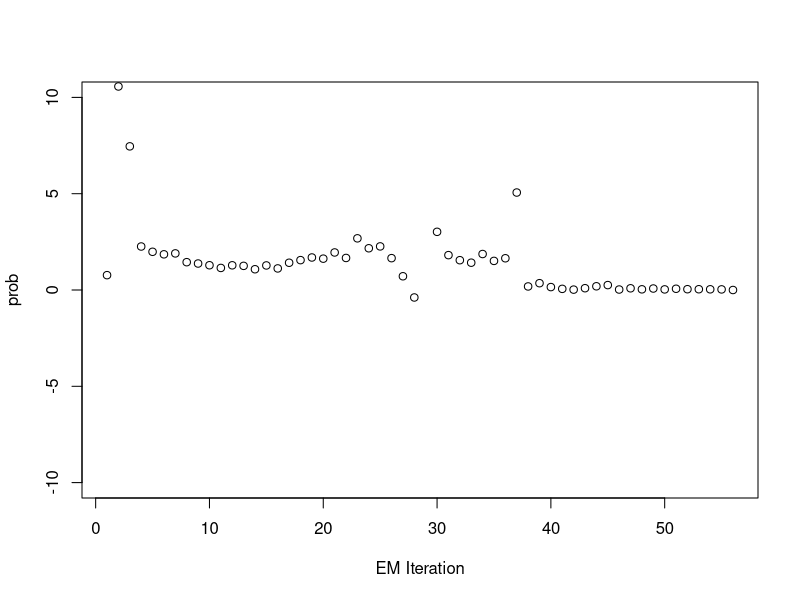

Recreate this plot in R.

#
# Implementation of EM Algorithm, per documentation here: https://github.com/ihh/noisy-logit/blob/master/paper.pdf
# Katrina Kalantar
# September 12, 2018
#

library('e1071')                                        # contains sigmoid function
library("mlbench")                                      # contains BreastCancer dataset (and other ML datasets)
library("glmnet")   


#
# Set-up Data 
#

data(BreastCancer) 

# create dummy training / test dataset
train <- sample(seq(1,699),400)

Xt <- t(data.matrix(BreastCancer[train,seq(2,ncol(BreastCancer)-1)]))
Xt[is.na(Xt)] <- 0
Yt <- as.character(BreastCancer[train,ncol(BreastCancer)])
Yt[seq(1,round(length(Yt)/4))] = c("maybe","unlikely")[as.integer(Yt[seq(1,round(length(Yt)/4))] == "benign")+1]  # convert benign to unlikely, malignant to maybe
# NOTE: order the levels in accordance with the "true" labels
# (ie 1 == negative, 2 == positive, 3... are additional observed classes that do not correspond to a true latent label)
Ytf <- as.integer(factor(Yt, levels = c("benign","malignant","maybe","unlikely")))

Xs<- t(data.matrix(BreastCancer[!(rownames(BreastCancer) %in% train),seq(2,ncol(BreastCancer)-1)]))
Xs[is.na(Xs)] <- 0
Ys <- as.character(BreastCancer[!(rownames(BreastCancer) %in% train),ncol(BreastCancer)])
Ys[seq(1,round(length(Ys)/4))] = c("maybe","unlikely")[as.integer(Ys[seq(1,round(length(Ys)/4))] == "benign")+1]  # convert benign to unlikely, malignant to maybe
Ysf <- as.integer(factor(Ys), levels = c("benign","malignant","maybe","unlikely"))


#
# Run EM
#

# algorithm parameters
n_classes_observed = 4                                  # number of observed classes (clinician labels)
n_true_classes = 2                                      # number of true classes
max_iter = 1000                                         # maximum number of iterations of EM before quitting with "did not converge"

### EM Algorithm Implementation

# Set theta_1 to some sensible values, where theta_1 = (Z, u)
m <- matrix(rnorm(n_true_classes * n_classes_observed), nrow=n_classes_observed)    # initialize Z probability parameter matrix
zmat <- exp(m)/rowSums(exp(m))
u <- as.matrix(runif(nrow(Xs), 0, 1))                   # initialize u weight vector

zmat_orig <- zmat                                       # save the original parameters theta_1 for reference
u_orig <- u

probs <- list()
continue = TRUE

### for i in {1,2,3...}
for(i in seq(1:max_iter)){
  
  sigma <- sigmoid(t(u) %*% Xt)
  B = 1 / (1 + (((1-sigma) * zmat[Ytf,1]) / (sigma * zmat[Ytf,2])))
  
  ### Set z(i+1) ← argmaxz(Ez) by counting & normalizing
  gamma <- matrix(data = NA, nrow = nrow(zmat), ncol = ncol(zmat))
  for(obs in seq(1:n_classes_observed)){
    gamma[obs, 1] = as.integer(obs==1) + sum(1 - B[Ytf == obs])
    gamma[obs, 2] = as.integer(obs==2) + sum(B[Ytf == obs])
  }
  zmat_new <- t(t(gamma)/colSums(gamma))      # or; cbind(gamma[,1] / sum(gamma[,1]), gamma[,2] / sum(gamma[,2]))
  zmat_new <- zmat_new/rowSums(zmat_new)      # normalize rows?? NOT SURE IF THIS IS CORRECT
  
  ### Set u(i+1) ← argmaxu(Eu) using glmnet() with weights
  pseudo_dataset <- cbind(Xt, Xt)
  pseudo_labels <- cbind(rep(0, ncol(Xt)), rep(1, ncol(Xt)))
  weights_f <- cbind((1-B), B)
  model <- glmnet(t(pseudo_dataset), as.numeric(pseudo_labels), family="binomial", weights = as.numeric(weights_f)) 
  u_new <- model$beta[,ncol(model$beta)-3]  # NOTE: SHOULD GET LAMBDA PARAM BY CROSS-VALIDATION, just selected third-to-last lambda row randomly for now
  
  P_b1 = sigmoid(t(u_new) %*% Xt)
  P_b0 = 1 - P_b1
  P_u = prod(exp(-abs(u_new)))
  P_z = (1-sum(zmat_new[,1])) * prod(zmat_new[,1] ^ c(0,0,0,1)) * (1-sum(zmat_new[,2])) * prod(zmat_new[,2] ^ c(1,0,0,0))
  new_prob = P_u * P_z * prod(as.numeric((P_b1 * zmat_new[,2][Ytf]) + (P_b0 * zmat_new[,1][Ytf])))

  P_b1_old = sigmoid(t(u) %*% Xt)
  P_b0_old = 1 - P_b1_old
  P_u_old = prod(exp(-abs(u)))
  P_z_old = (1-sum(zmat[,1])) * prod(zmat[,1] ^ c(0,0,0,1)) * (1-sum(zmat[,2])) * prod(zmat[,2] ^ c(1,0,0,0))
  previous_prob = P_u_old * P_z_old * prod(as.numeric((P_b1_old * zmat[,2][Ytf]) + (P_b0_old * zmat[,1][Ytf])))
  
  probs[[i]] <- new_prob/previous_prob
  zmat <- zmat_new
  u <- u_new
  
  # print statements for debugging 
  print(i)
  print((new_prob/previous_prob))
  print(new_prob)
  print(zmat)
  
  # the error seems to go up/down wildly in the initial rounds (1-10), so require at least 10 rounds for now
  if( i>2 & abs(new_prob)/abs(previous_prob) < .0001) break
  
}

plot(seq(2:length(probs)), probs[2:length(probs)], ylim = c(-10,10), xlab = "EM Iteration", ylab = "prob")
print(zmat)